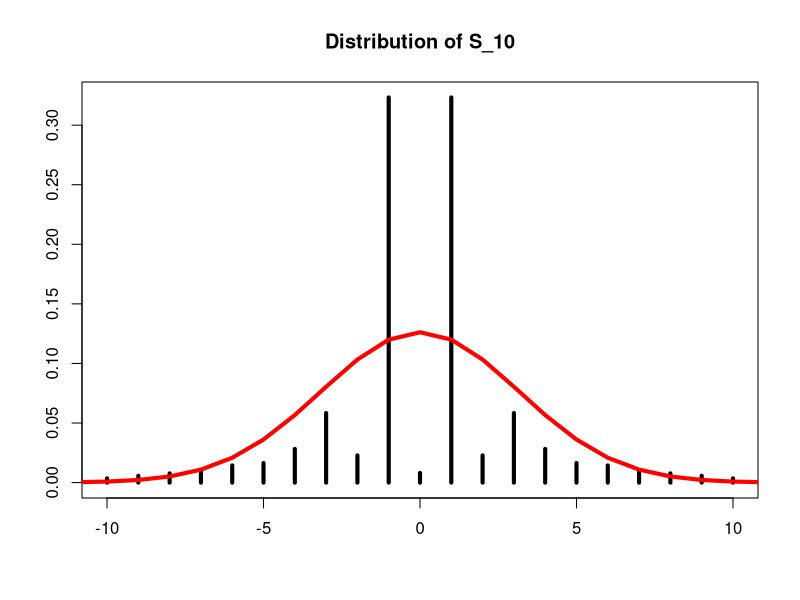
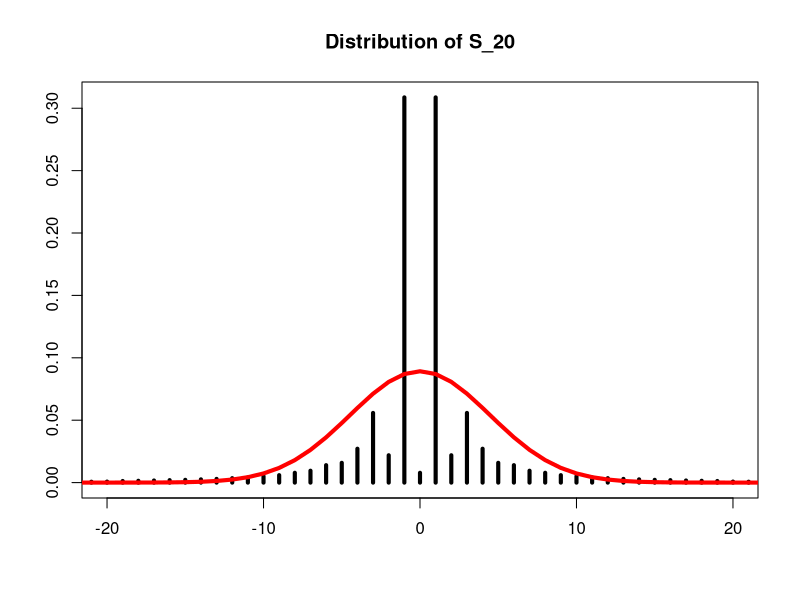
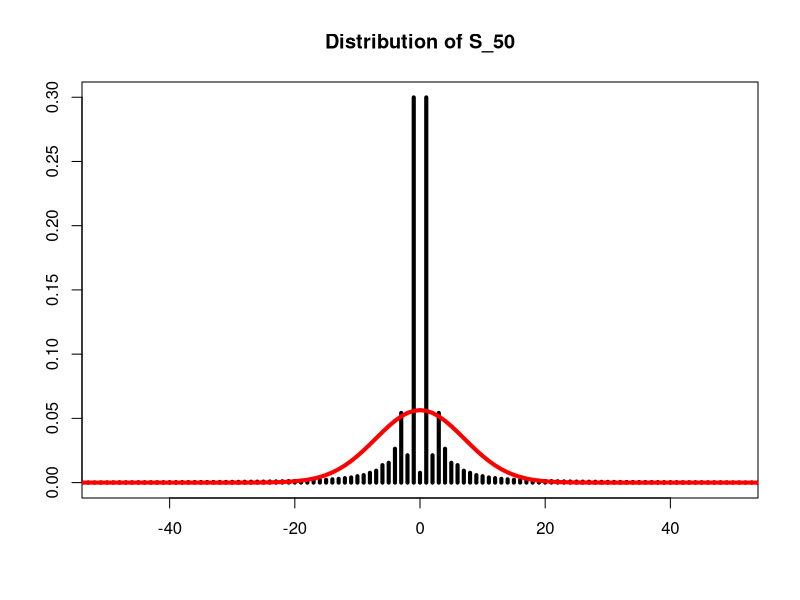
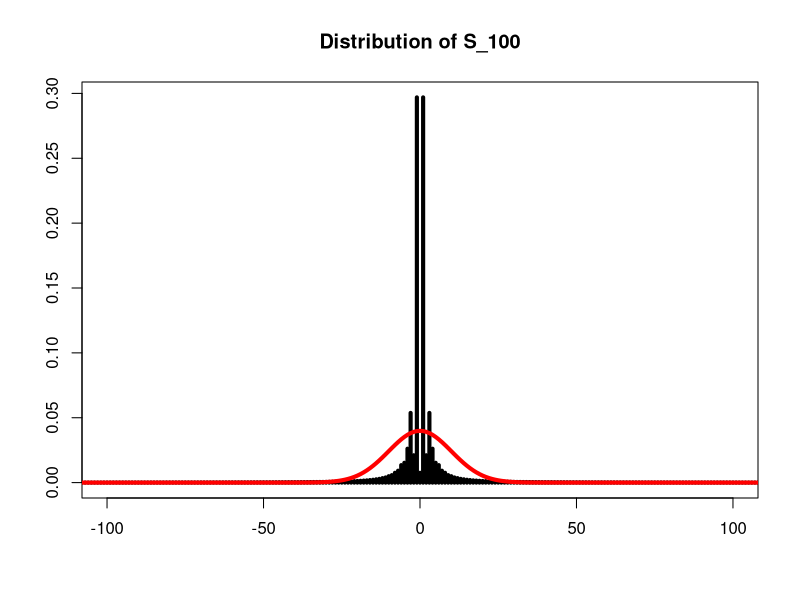

These figures' R source, in order:
## ---- chunk 1
dist.sum <- function(probs) {
  k <- ncol(probs) 
  n <- nrow(probs) # Number of summands
  x <- c(0:(n*(k-1))) # Range of the sum of n random variables
  dft <- 1
  m <- 0
  v <- 0
  
  for (i in 1:n) {
    p <- as.vector(probs[i,])
    p <- c(p, rep(0, length(x)-k)) # Pad the vector with zeros so that it has the same length as x
    # Update the mean and variance
    m <- m + sum(p*x)
    v <- v + sum(p*(x-sum(x*p))^2)
    dft <- dft*fft(p) # Take the DFT of p and multiply by previous value of dft
  }
  
  p.sum <- fft(dft, inv=T)/length(x) # Take the inverse DFT of dft to obtain the distribution of S
  # The probability distribution of the sum will be contained in
  # the real components of probs.fft.inv; in theory, the imaginary
  # component is exactly 0 but computationally the imaginary component
  # persists due to rounding error.
  p.sum <- Re(p.sum)
  output <- list(x = x, probs = p.sum, mean = m, var = v)
  return(output)
}

# Calculate the probability of y_i = j
y_prob <- function(i, j) {
  if (j == i) return(1 - 1/(i^2))
  if (j == 0 | j == 2*i) return(1/(2*i^2))
  else return(0)
}

n_values <- c(10, 20, 50, 100)
for (n in n_values) {
  m <- matrix(NA, nrow = n, ncol = 2*n+1)
  
  # Fill in the matrix of probabilities
  for (i in 1:n) {
    for (j in 0:(2*n)) {
      m[i, j+1] = y_prob(i, j)
    }
  }
  
  output <- dist.sum(m) # Apply the dist.sum function
  output$x <- output$x - n*(n+1)/2 # Obtain the distribution of the sum of X_i's
  output$mean <- output$mean - n*(n+1)/2
  # Plot the sum's distribution with the normal distribution
  plot(output$x, output$probs, type = "h", lwd = 4, xlim = c(-n, n), main = paste("Distribution of S_", n, sep = ""), xlab = "", ylab = "")
  lines(output$x, dnorm(output$x, mean = output$mean, sd = sqrt(output$var)), col = "red", lwd = 4)
}
